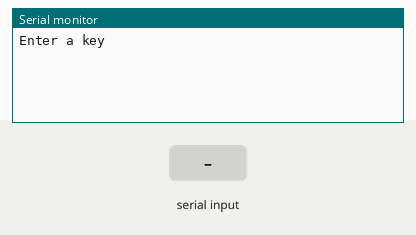
Recording of a sketch running on a simulated Arduino Uno, built with avr-gcc and run on an emulated ATmega328P. Parts: the last lines printed to the serial monitor. Inputs (shaded band) come from the test bench.

Above: at 1.2 s.
1.3 s: "zzz" received over Serial
At 3.1 s:
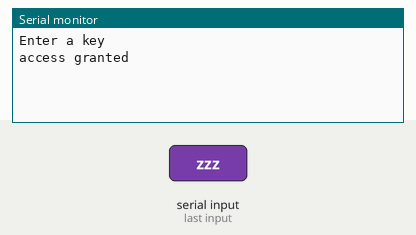
3.8 s: "1" received over Serial
At 6.1 s:
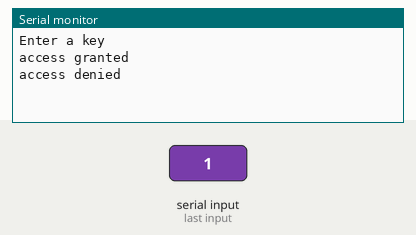

Measured:
- after the input at 1.3 s, the serial monitor: prints a new line after 1.0 s (image 1)
- after the input at 3.8 s, the serial monitor: prints a new line after 1.0 s (image 2)

The sketch:

string_try.ino
```cpp
String acceptedpassword;
String password="ABCD";


void setup() {
Serial.begin(9600);
Serial.println("Enter a key");
}

void loop() {
if(Serial.available()>0)
{  acceptedpassword = Serial.readString();

  if(acceptedpassword=="zzz"){
  Serial.println("access granted");
  }
  else{
  (Serial.println("access denied"));
  }
}
}
```
